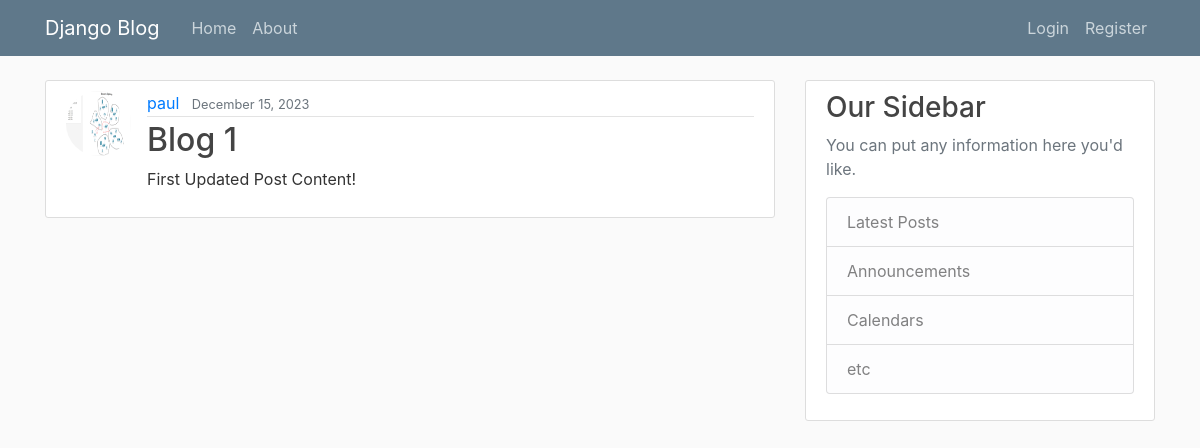
/post/1/, run on an earlier commit of the app's database.
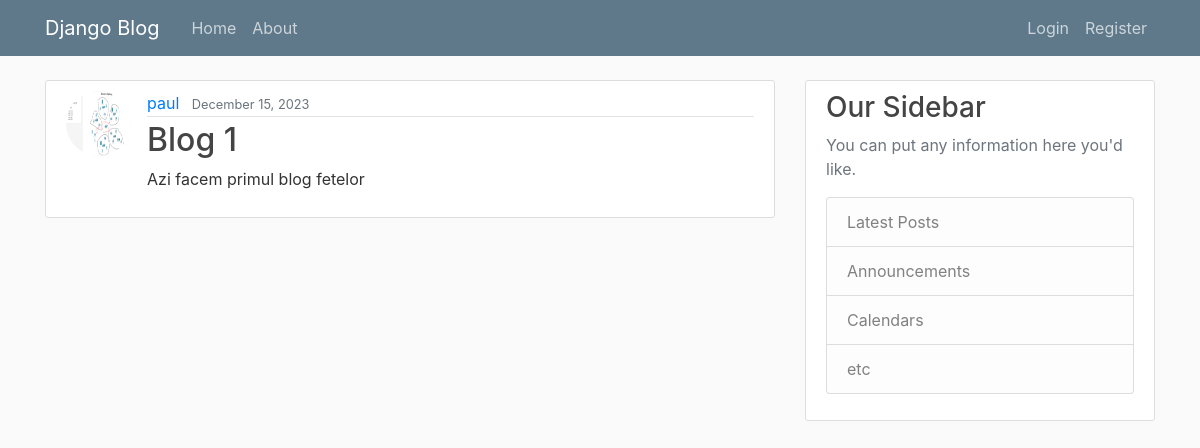
And on a later commit of the database.
### blog/models.py (models this page shows, shortened)
class Post(models.Model):
    title = models.CharField(max_length=100)
    content = models.TextField()
    datePosted = models.DateTimeField(default=timezone.now)
    author = models.ForeignKey(User, on_delete=models.CASCADE)

### users/models.py (models this page shows, shortened)
class Profile(models.Model):
    user = models.OneToOneField(User, on_delete=models.CASCADE)
    image = models.ImageField(default='default.jpg', upload_to='profile_pics')

### blog/views.py (the view)
# urls.py: path('post/<int:pk>/', PostDetailView.as_view(), name='post-detail'),
class PostDetailView(DetailView):
    model = Post

### blog/templates/blog/post_detail.html
{% extends "blog/base.html" %}
{% block content %}
       <article class="media content-section">
        <img class="rounded-circle article-img" src="{{ object.author.profile.image.url }}">
        <div class="media-body">
            <div class="article-metadata">
                <a class="mr-2" href="#">{{ object.author }}</a>
                <small class="text-muted">{{ object.datePosted|date:"F d, Y" }}</small>
            </div>
            <h2 class="article-title"> {{ object.title }} </h2>
            <p class="article-content">{{ object.content }}</p>
        </div>
    </article>
{% endblock content %}

What changed in the data, as far as the page shows it:
changed Post "Blog 1": content "First Updated Post Content!" → "Azi facem primul blog fetelor"
